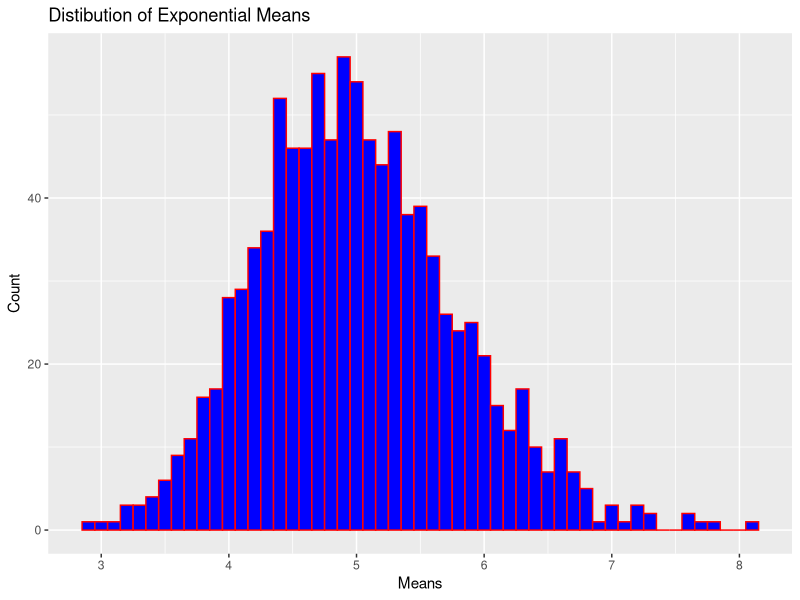
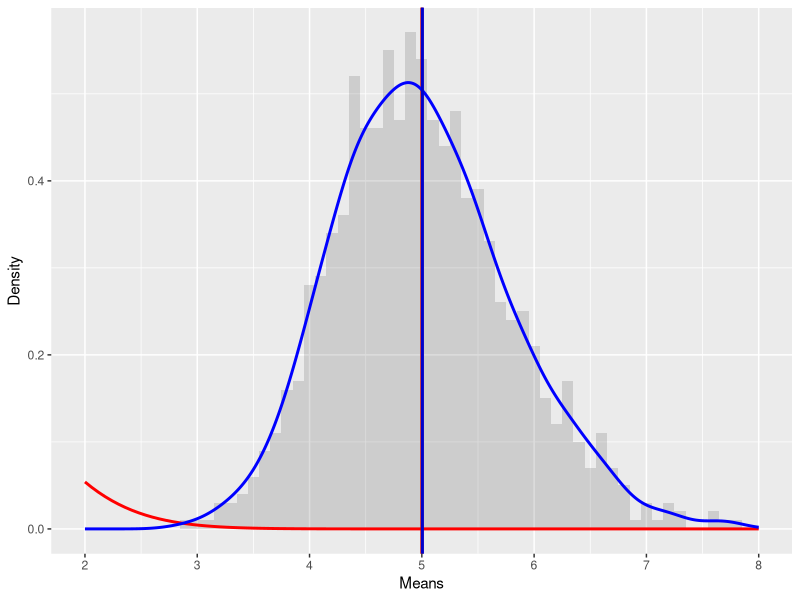
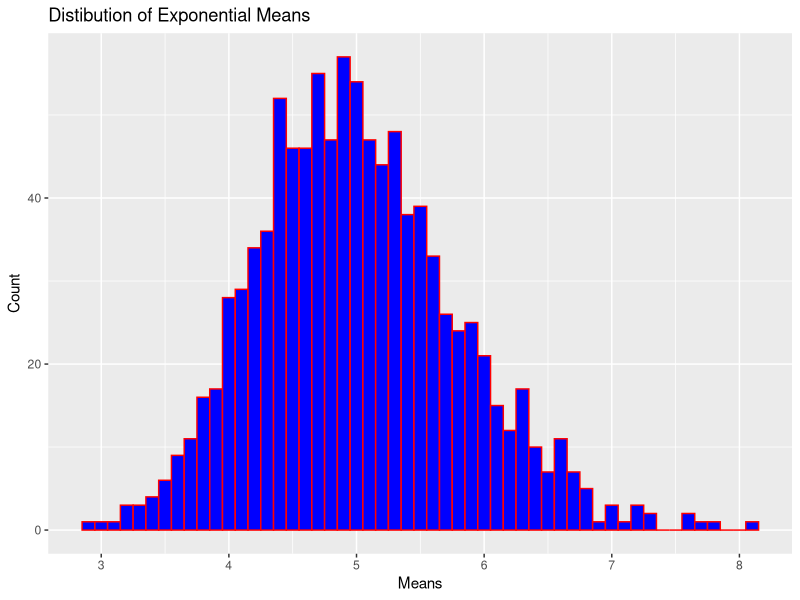
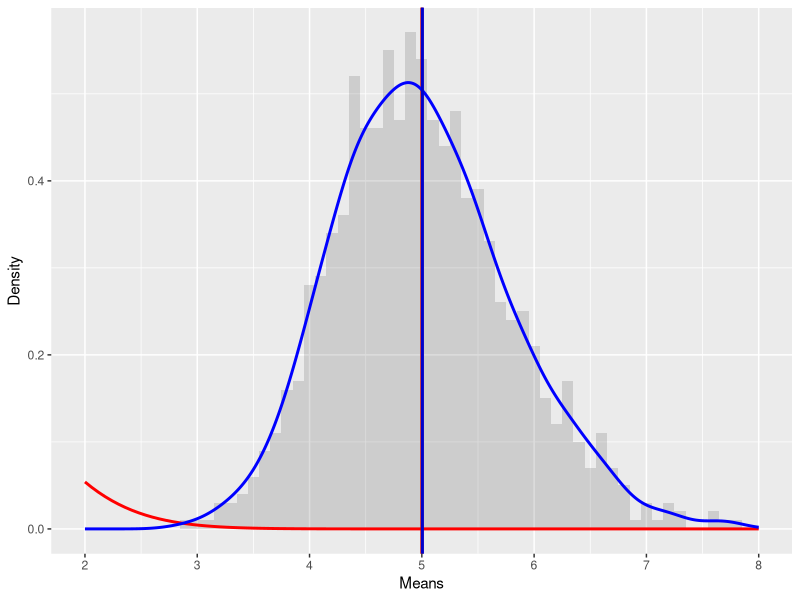

Write R code to recreate these figures, in order.
## ---- chunk 1
library(ggplot2)

# Assign constants of lamda, number of tests and number of sims
lambda <- 0.2 
n <- 40 
SimNum <- 1000 

# Setting seed to create reproducibility
set.seed(123456789)

# Construct rexp sim and format in to matrix and format data frame from means
ExpDist <- matrix(data=rexp(n = n * SimNum, rate = lambda), nrow=SimNum)
ExpDistMeans <- data.frame(Means = apply(X = ExpDist, MARGIN = 1, FUN = mean))

# Create histogram to display distribution of means
ggplot(data = ExpDistMeans, aes(x = Means)) + 
        geom_histogram(binwidth=0.1, col="red", fill="blue") +
        labs(title="Distibution of Exponential Means") +
        labs(x="Means", y="Count") +
        scale_x_continuous(breaks=round(seq(min(ExpDistMeans$Means), max(ExpDistMeans$Means), by=1)))
## ---- chunk 2
samplemean <- mean(ExpDistMeans$Means)

# The average sample mean regarding the distribution of the mean of 40 exponentials is centered at:
samplemean
## ---- chunk 3
mu1 <- 1/0.2 ; mu1
## ---- chunk 4
samplesd <- sd(ExpDistMeans$Means)
samplevar <- var(ExpDistMeans$Means)

# The average sample variance regarding the distribution of the mean of 40 exponentials is:
samplevar

## ---- chunk 5
# Theoretical standard deviation and variance of an exponential distribution:
sd1 <- 1/lambda/sqrt(n)
var1 <- sd1^2
var1
## ---- chunk 6
# Graph displaying a normal distribution and the reported exponential distribution.
ggplot(data = ExpDistMeans, aes(x = Means)) + 
  geom_histogram(binwidth=0.1, aes(y=..density..), alpha=0.2) + 
  stat_function(fun = dnorm, arg = list(mean = mu1 , sd = sd1), colour = "red", size=1) +
  labs(x="Means", y="Density") +
  geom_vline(xintercept = mu1, size=1, colour="#CC0000") +
  geom_density(colour="blue", size=1) +
  geom_vline(xintercept = samplemean, size=1, colour="#0000CC") + 
  scale_x_continuous(breaks=seq(mu1-3,mu1+3,1), limits=c(mu1-3,mu1+3)) 
## ---- chunk 7
# Assign constants of lamda, number of tests and number of sims
lambda <- 0.2 
n <- 40 
SimNum <- 1000 

# Setting seed to create reproducibility
set.seed(123456789)

# Construct rexp sim and format in to matrix and format data frame from means
ExpDist <- matrix(data=rexp(n = n * SimNum, rate = lambda), nrow=SimNum)
ExpDistMeans <- data.frame(Means = apply(X = ExpDist, MARGIN = 1, FUN = mean))

# Create histogram to display distribution of means
ggplot(data = ExpDistMeans, aes(x = Means)) + 
        geom_histogram(binwidth=0.1, col="red", fill="blue") +
        labs(title="Distibution of Exponential Means") +
        labs(x="Means", y="Count") +
        scale_x_continuous(breaks=round(seq(min(ExpDistMeans$Means), max(ExpDistMeans$Means), by=1)))

samplemean <- mean(ExpDistMeans$Means)

# The average sample mean regarding the distribution of the mean of 40 exponentials is centered at:
samplemean

# The theoretical expected mean of an exponential distribution with rate 0.2 is equal to:
mu1 <- 1/0.2 ; mu1

samplesd <- sd(ExpDistMeans$Means)
samplevar <- var(ExpDistMeans$Means)

# The average sample variance regarding the distribution of the mean of 40 exponentials is:
samplevar

sd1 <- 1/lambda/sqrt(n)

# The theoretical variance $\sigma^2$ of exponential distribution with rate $\lambda$ and sample size $n$ is:
var1 <- sd1^2
var1

# Graph displaying a normal distribution and the reported exponential distribution. 
ggplot(data = ExpDistMeans, aes(x = Means)) + 
  geom_histogram(binwidth=0.1, aes(y=..density..), alpha=0.2) + 
  stat_function(fun = dnorm, arg = list(mean = mu1 , sd = sd1), colour = "red", size=1) +
  labs(x="Means", y="Density") +
  geom_vline(xintercept = mu1, size=1, colour="#CC0000") +
  geom_density(colour="blue", size=1) +
  geom_vline(xintercept = samplemean, size=1, colour="#0000CC") + 
  scale_x_continuous(breaks=seq(mu1-3,mu1+3,1), limits=c(mu1-3,mu1+3)) 
